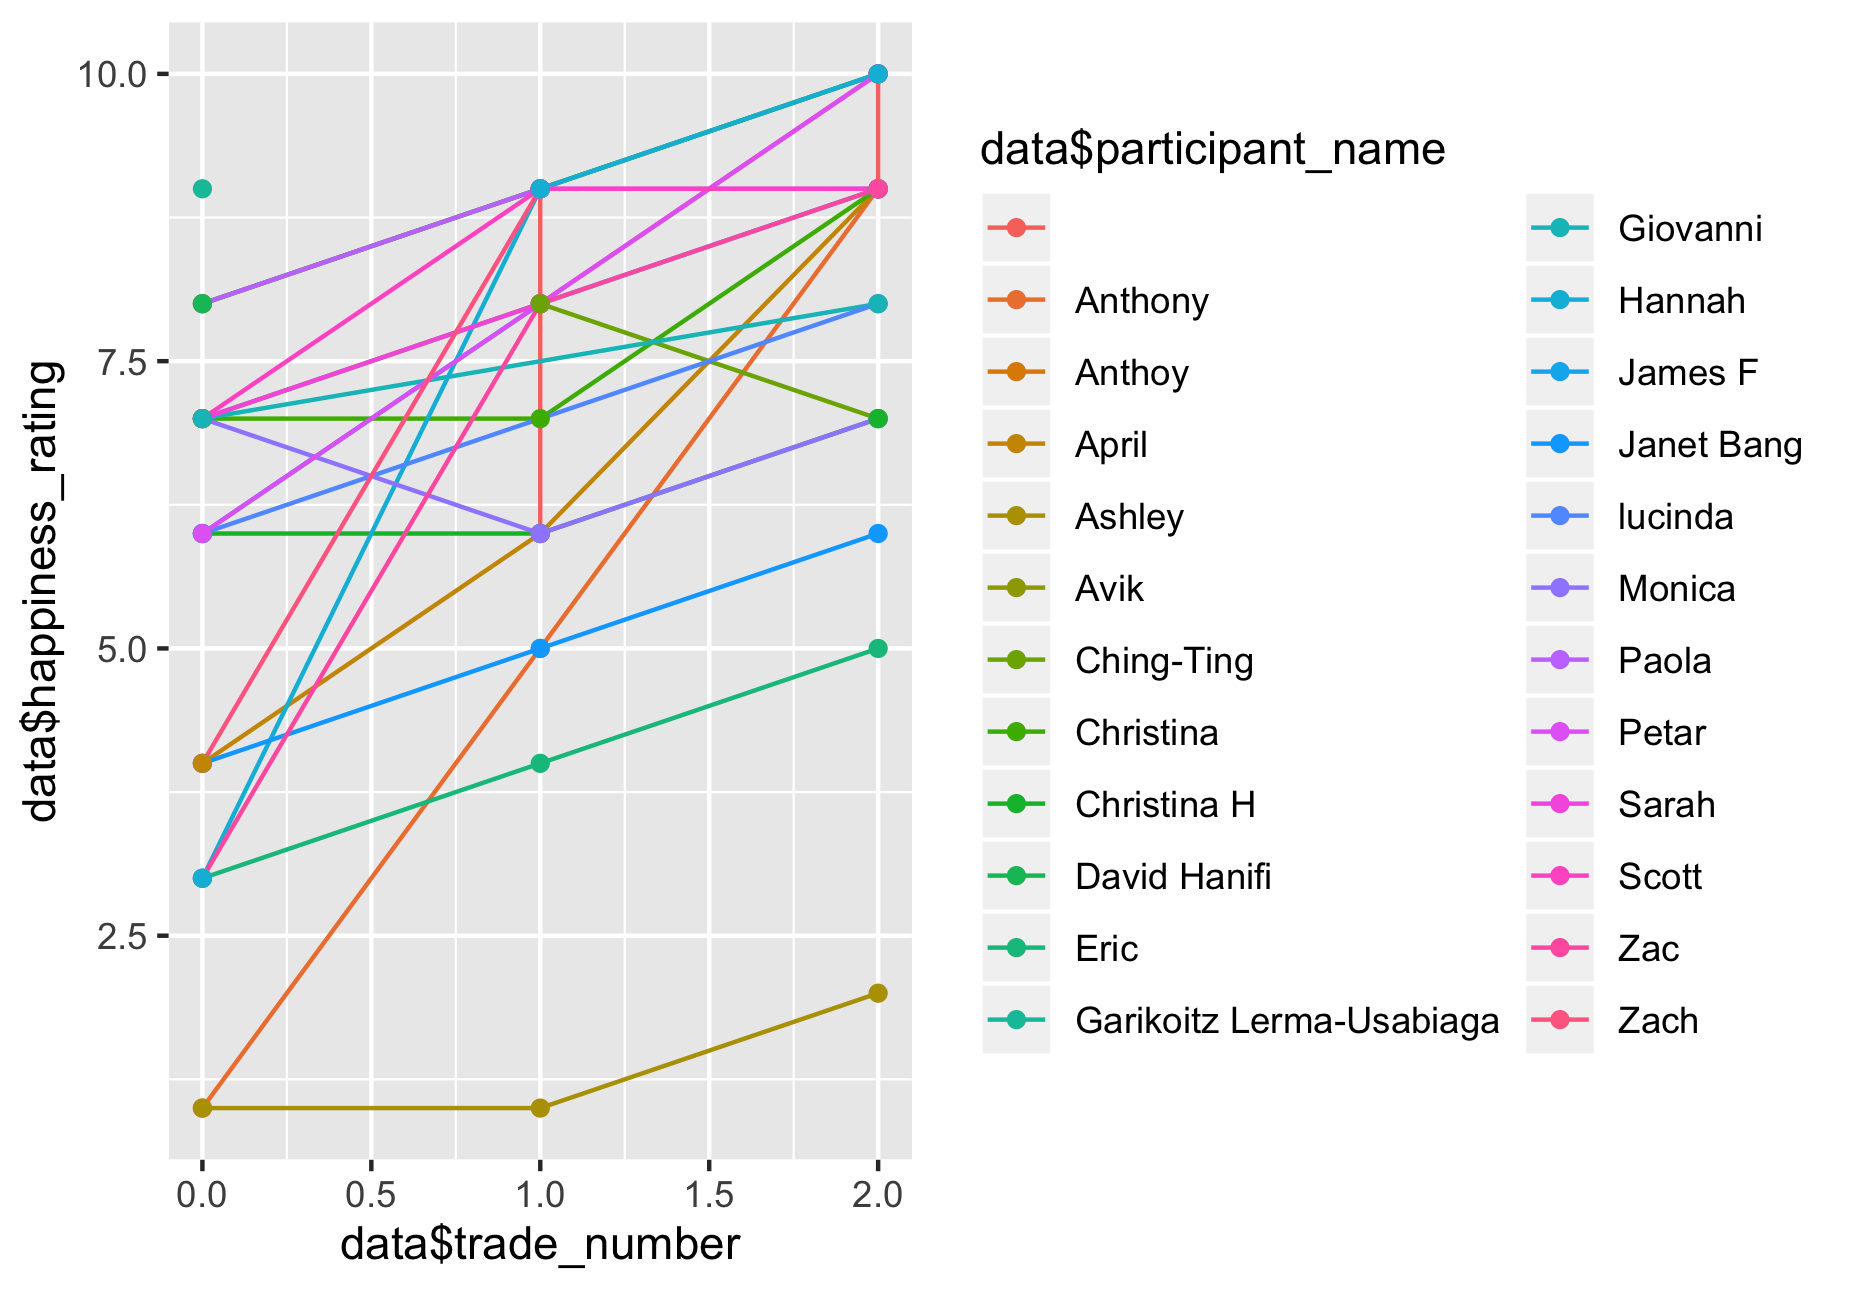

Write the R code that produced this figure.
library(ggplot2)
data <- read.csv("data/data.csv", header=TRUE, sep=",", as.is=TRUE)
myPlot = ggplot(data, aes(data$trade_number, 
    data$happiness_rating,colour=data$participant_name)) + 
    geom_line() + 
    geom_point()
ggsave(
  filename = "fig1_happiness_of_individuals.png", plot = myPlot,
  device = "png", path = "results/")